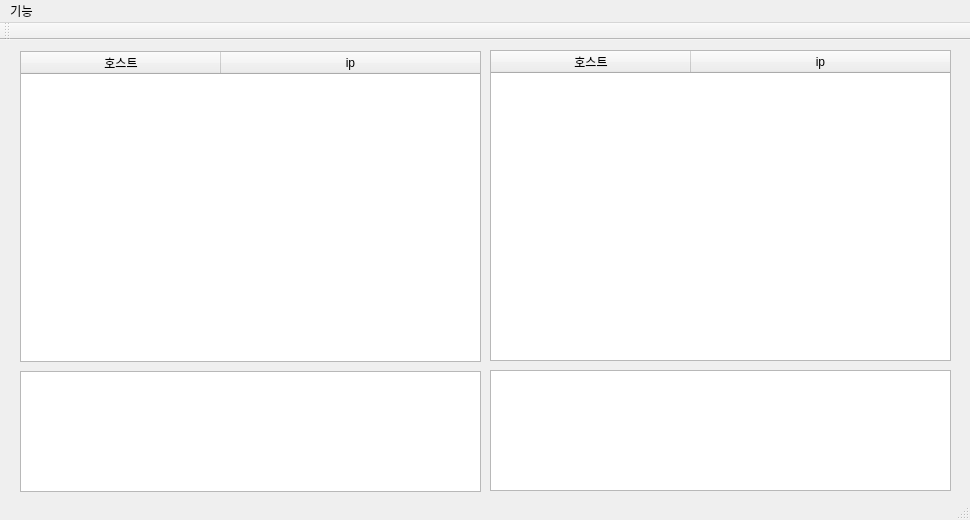
<?xml version="1.0" encoding="UTF-8"?>
<ui version="4.0">
 <class>MainWindow</class>
 <widget class="QMainWindow" name="MainWindow">
  <property name="geometry">
   <rect>
    <x>0</x>
    <y>0</y>
    <width>970</width>
    <height>520</height>
   </rect>
  </property>
  <property name="maximumSize">
   <size>
    <width>970</width>
    <height>520</height>
   </size>
  </property>
  <property name="windowTitle">
   <string>MainWindow</string>
  </property>
  <widget class="QWidget" name="centralWidget">
   <widget class="QTableWidget" name="tableWidget">
    <property name="geometry">
     <rect>
      <x>20</x>
      <y>11</y>
      <width>461</width>
      <height>311</height>
     </rect>
    </property>
    <property name="sizePolicy">
     <sizepolicy hsizetype="Expanding" vsizetype="Expanding">
      <horstretch>0</horstretch>
      <verstretch>0</verstretch>
     </sizepolicy>
    </property>
    <property name="maximumSize">
     <size>
      <width>461</width>
      <height>331</height>
     </size>
    </property>
    <property name="showGrid">
     <bool>true</bool>
    </property>
    <property name="sortingEnabled">
     <bool>true</bool>
    </property>
    <attribute name="horizontalHeaderCascadingSectionResizes">
     <bool>true</bool>
    </attribute>
    <attribute name="horizontalHeaderDefaultSectionSize">
     <number>200</number>
    </attribute>
    <attribute name="horizontalHeaderHighlightSections">
     <bool>false</bool>
    </attribute>
    <attribute name="horizontalHeaderStretchLastSection">
     <bool>true</bool>
    </attribute>
    <attribute name="verticalHeaderCascadingSectionResizes">
     <bool>false</bool>
    </attribute>
    <attribute name="verticalHeaderHighlightSections">
     <bool>false</bool>
    </attribute>
    <attribute name="verticalHeaderStretchLastSection">
     <bool>true</bool>
    </attribute>
    <column>
     <property name="text">
      <string>호스트</string>
     </property>
    </column>
    <column>
     <property name="text">
      <string>ip</string>
     </property>
    </column>
   </widget>
   <widget class="QListWidget" name="listWidget">
    <property name="geometry">
     <rect>
      <x>20</x>
      <y>331</y>
      <width>461</width>
      <height>121</height>
     </rect>
    </property>
   </widget>
   <widget class="QListWidget" name="listWidget_2">
    <property name="geometry">
     <rect>
      <x>490</x>
      <y>330</y>
      <width>461</width>
      <height>121</height>
     </rect>
    </property>
   </widget>
   <widget class="QTableWidget" name="tableWidget_2">
    <property name="geometry">
     <rect>
      <x>490</x>
      <y>10</y>
      <width>461</width>
      <height>311</height>
     </rect>
    </property>
    <property name="sizePolicy">
     <sizepolicy hsizetype="Expanding" vsizetype="Expanding">
      <horstretch>0</horstretch>
      <verstretch>0</verstretch>
     </sizepolicy>
    </property>
    <property name="maximumSize">
     <size>
      <width>461</width>
      <height>331</height>
     </size>
    </property>
    <property name="showGrid">
     <bool>true</bool>
    </property>
    <property name="sortingEnabled">
     <bool>true</bool>
    </property>
    <attribute name="horizontalHeaderCascadingSectionResizes">
     <bool>true</bool>
    </attribute>
    <attribute name="horizontalHeaderDefaultSectionSize">
     <number>200</number>
    </attribute>
    <attribute name="horizontalHeaderHighlightSections">
     <bool>false</bool>
    </attribute>
    <attribute name="horizontalHeaderStretchLastSection">
     <bool>true</bool>
    </attribute>
    <attribute name="verticalHeaderCascadingSectionResizes">
     <bool>false</bool>
    </attribute>
    <attribute name="verticalHeaderHighlightSections">
     <bool>false</bool>
    </attribute>
    <attribute name="verticalHeaderStretchLastSection">
     <bool>true</bool>
    </attribute>
    <column>
     <property name="text">
      <string>호스트</string>
     </property>
    </column>
    <column>
     <property name="text">
      <string>ip</string>
     </property>
    </column>
   </widget>
  </widget>
  <widget class="QMenuBar" name="menuBar">
   <property name="geometry">
    <rect>
     <x>0</x>
     <y>0</y>
     <width>970</width>
     <height>26</height>
    </rect>
   </property>
   <widget class="QMenu" name="menuHELLO">
    <property name="title">
     <string>기능</string>
    </property>
    <addaction name="action"/>
    <addaction name="action_2"/>
   </widget>
   <addaction name="menuHELLO"/>
  </widget>
  <widget class="QToolBar" name="mainToolBar">
   <attribute name="toolBarArea">
    <enum>TopToolBarArea</enum>
   </attribute>
   <attribute name="toolBarBreak">
    <bool>false</bool>
   </attribute>
  </widget>
  <widget class="QStatusBar" name="statusBar"/>
  <action name="action">
   <property name="text">
    <string>찾기</string>
   </property>
  </action>
  <action name="action_2">
   <property name="text">
    <string>닫기</string>
   </property>
  </action>
 </widget>
 <layoutdefault spacing="6" margin="11"/>
 <resources/>
 <connections/>
</ui>
